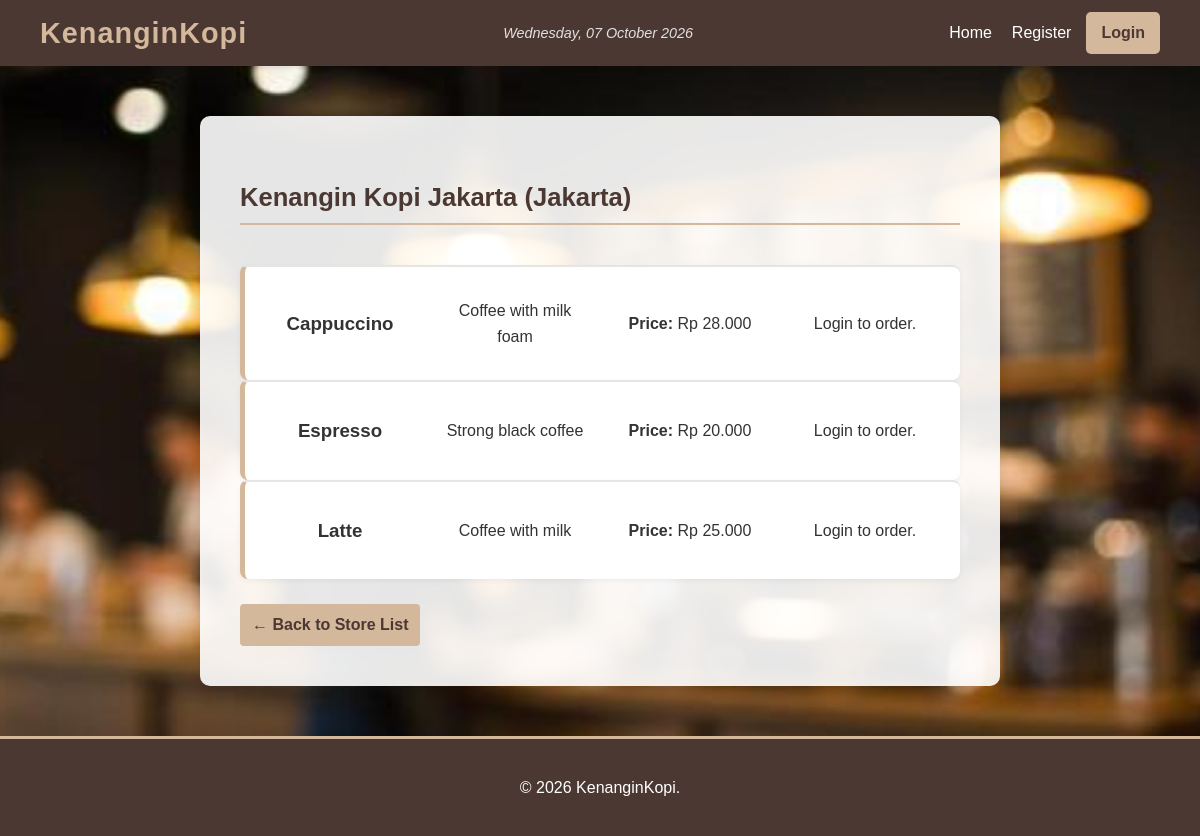
/store.php?id=S0001, run on the app's committed database.
### tables this page shows
CREATE TABLE `store` (
  `StoreID` char(5) NOT NULL,
  `StoreName` varchar(50) NOT NULL,
  `StoreLocation` varchar(100) NOT NULL
);

CREATE TABLE `storecoffee` (
  `StoreID` char(5) NOT NULL,
  `CoffeeID` char(5) NOT NULL,
  `Price` decimal(8,2) NOT NULL
);

CREATE TABLE `coffee` (
  `CoffeeID` char(5) NOT NULL,
  `CoffeeName` varchar(50) NOT NULL,
  `CoffeeDesc` varchar(100) DEFAULT NULL
);

### config/auth.php (called while the page is built, shortened)
<?php
function currentUser() {
  global $mysqli;
  $uid = $_SESSION['user']['UserID'] ?? null;
  if (!$uid) return null;
  $stmt = $mysqli->prepare("SELECT UserID, FullName, UserName, UserEmail, UserRole FROM users WHERE UserID = ?");
  $stmt->bind_param('s', $uid);
  $stmt->execute();
  return $stmt->get_result()->fetch_assoc();
}
function isUser() {
  return (currentUser()['UserRole'] ?? '') === 'User';
}

### public/store.php (the view, shortened to what this page needs)
<?php
require_once '../partials/header.php';
require_once '../config/db.php';
require_once '../config/auth.php';
$store_id = $_GET['id'] ?? '';
$stmt = $mysqli->prepare("SELECT StoreID, StoreName, StoreLocation FROM store WHERE StoreID = ?");
$stmt->bind_param('s', $store_id);
$stmt->execute();
$store = $stmt->get_result()->fetch_assoc();
$stmt = $mysqli->prepare("
  SELECT c.CoffeeID, c.CoffeeName, c.CoffeeDesc, sc.Price
  FROM storecoffee sc
  JOIN coffee c ON sc.CoffeeID = c.CoffeeID
  WHERE sc.StoreID = ?
  ORDER BY c.CoffeeName
");
$stmt->bind_param('s', $store_id);
$stmt->execute();
$coffees = $stmt->get_result();
?>
<!DOCTYPE html>
<html lang="en">
<head>
  <link rel="stylesheet" href="../css/style.css">
</head>
<body class="theme-coffee">
<header>
  <?php include '../partials/navbar.php'; ?>
</header>
<main class="container store-page">
  <section class="stores-list">
    <h2 class="section-title text-center">
      <?php echo htmlspecialchars($store['StoreName']); ?>
      <span class="location-tag">(<?php echo htmlspecialchars($store['StoreLocation']); ?>)</span>
    </h2>
    <?php if ($coffees->num_rows === 0): ?>
      <p class="text-center">No coffee products available at this store yet.</p>
    <?php else: ?>
      <div class="coffee-list grid-view">
        <?php while ($c = $coffees->fetch_assoc()): ?>
          <div class="store-card">
            <h3 class="description-text"><?php echo htmlspecialchars($c['CoffeeName']); ?></h3>
            <p class="description-text"><?php echo htmlspecialchars($c['CoffeeDesc']); ?></p>
            <p class="description-text">
              <strong>Price:</strong>
              <span class="description-text">Rp <?php echo number_format($c['Price'], 0, ',', '.'); ?></span>
            </p>
            <?php if (isUser()): ?>
              <form method="post" class="add-to-cart-form">
                <input type="hidden" name="action" value="add_cart">
                <input type="hidden" name="coffee_id" value="<?php echo htmlspecialchars($c['CoffeeID']); ?>">
                <button type="submit" class="btn btn-primary btn-sm">Add to Cart</button>
              </form>
            <?php else: ?>
              <p class="description-text">Login to order.</p>
            <?php endif; ?>
          </div>
        <?php endwhile; ?>
      </div>
    <?php endif; ?>
    <div class="text-center mt-3">
      <a class="btn btn1 btn-login" href="index.php" class="link-secondary">&larr; Back to Store List</a>
    </div>
  </section>
</main>
<footer>
  <?php include '../partials/footer.php'; ?>
</footer>
</body>
</html>

### partials/header.php (shortened to what this page needs)
<?php require_once __DIR__ . '/../config/session.php'; ?>
<?php require_once __DIR__ . '/../config/auth.php'; ?>
<!doctype html>
<html lang="en">
<head>
    <link rel="stylesheet" href="assets/css/style.css">
</head>
<body class="theme-coffee">

### partials/navbar.php (shortened to what this page needs)
<?php
$user = currentUser();
$date = date("l, d F Y");
?>
<header class="navbar-container">
    <div class="navbar-left">
        <a href="index.php" class="brand-logo">KenanginKopi</a>
    </div>
    <div class="navbar-center">
        <span class="current-date"><?php echo $date; ?></span>
    </div>
    <nav class="navbar-right">
        <?php if (!$user): ?>
            <ul class="nav-links">
                <li><a href="index.php">Home</a></li>
                <li><a href="register.php">Register</a></li>
            </ul>
            <a href="login.php" class="btn btn-login">Login</a>
        <?php endif; ?>
    </nav>
</header>

### partials/footer.php
<footer class="footer">
  <p>&copy; <?php echo date('Y'); ?> KenanginKopi.</p>
</footer>

### css/style.css (style rules this page uses)
html, body { height: 100%; margin: 0; padding: 0; }
main { flex: 1; }
.navbar-container { display: flex; justify-content: space-between; align-items: center; padding: 10px 40px; background-color: #4B3832; color: #FFF; box-shadow: 0 2px 5px rgba(0, 0, 0, 0.1); }
.brand-logo { font-size: 1.8em; font-weight: bold; color: #D3B89C; text-decoration: none; letter-spacing: 1px; }
.current-date { font-size: 0.9em; font-style: italic; color: #e0e0e0; }
.navbar-right { display: flex; align-items: center; gap: 15px; }
.nav-links { list-style: none; padding: 0; margin: 0; display: flex; gap: 20px; }
.nav-links a { color: #FFF; text-decoration: none; font-size: 1em; padding: 5px 0; transition: color 0.3s; }
.btn { padding: 8px 15px; border-radius: 5px; text-decoration: none; font-weight: bold; cursor: pointer; border: none; transition: background-color 0.3s; }
.btn1 { margin-top: 10px; background:#2b7; color:#fff; border:none; padding:.5rem .75rem; border-radius:4px; cursor:pointer; text-decoration:none; display:inline-block; }
.btn-login, .btn-logout { background-color: #D3B89C; color: #4B3832; }
body { font-family: 'Arial', sans-serif; margin: 0; padding: 0; background: url(../kopi.jpg) center/cover fixed ; color: #333; line-height: 1.6; display: flex; flex-direction: column; }
.container { width: 60%; margin: 50px auto; padding: 40px; background-color: rgba(255, 255, 255, 0.9); border-radius: 10px; box-shadow: 0 4px 10px rgba(0, 0, 0, 0.1); }
.section-title { font-size: 1.6em; color: #4B3832; border-bottom: 2px solid #D3B89C; padding-bottom: 5px; margin-bottom: 25px; }
.stores-list { display: flex; flex-direction: column; gap: 15px; }
.store-card { display: flex; justify-content: space-between; align-items: center; padding: 15px 20px; background-color: #fff; border-left: 5px solid #D3B89C; border-radius: 8px; border-top: solid 2px rgba(0, 0, 0, 0.1); box-shadow: 0 2px 5px rgba(0, 0, 0, 0.05); transition: transform 0.2s, box-shadow 0.2s; }
.footer { text-align: center; padding: 20px 0; background-color: #4B3832; color: #FFF; border-top: 3px solid #D3B89C; width: 100%; }
.description-text { width: 150px; text-align: center; }

### data on the page
store: StoreName "Kenangin Kopi Jakarta", StoreLocation "Jakarta"
storecoffee: CoffeeID.CoffeeName "Cappuccino", CoffeeID.CoffeeDesc "Coffee with milk foam", Price "28.000"
storecoffee: CoffeeID.CoffeeName "Espresso", CoffeeID.CoffeeDesc "Strong black coffee", Price "20.000"
storecoffee: CoffeeID.CoffeeName "Latte", CoffeeID.CoffeeDesc "Coffee with milk", Price "25.000"
